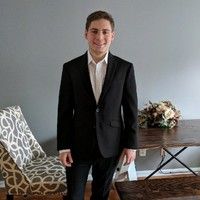
#> input picture temporaryImage.jpg, 200 x 200 px
$ python -i cropFaces.py   (imports and definitions only)
#> lines starting #> are read from the running program, lines starting #| are printed output that depends on the picture
from google.cloud import storage
from google.cloud import vision
from google.cloud.vision import types
from PIL import Image, ImageDraw
import cv2
import base64
import numpy as np
import io


# [69 lines left out: functions detect_face, highlight_faces, crop, resizeAndUpdateImageURL, resizeAndUpdateImage, not called in this run]

'''def findAndCropFaces(imageb64, max_results=5):
	image = stringToImage(imageb64)
	image=resizeAndUpdateImage(image)
	faces = detect_face(image, max_results)
	print('Found {} face{}'.format(
		len(faces), '' if len(faces) == 1 else 's'))
	# Reset the file pointer, so we can read the file again
	image.seek(0)
	return highlight_faces(image, faces)'''


def findAndCropFaces(imageb64, max_results=5):
	image = stringToImage(imageb64)
	resizeAndUpdateImage(image)
	with open('resized.jpg', 'rb') as image:
		faces = detect_face(image, max_results)
		print('Found {} face{}'.format(
			len(faces), '' if len(faces) == 1 else 's'))
		# Reset the file pointer, so we can read the file again
		image.seek(0)
		return highlight_faces(image, faces)

def stringToImage(base64_string):
	imgdata = base64.b64decode(base64_string)
	i2=Image.open(io.BytesIO(imgdata))
	return cv2.cvtColor(np.array(i2), cv2.COLOR_BGR2RGB)

# [4 lines left out: function displayImg, not called in this run]
#main('temporaryImage.jpg','output.jpg',5)
#main('person.jpg','person-updated.jpg',5)

>>> import cv2
>>> picture = cv2.imread('temporaryImage.jpg', cv2.IMREAD_GRAYSCALE)
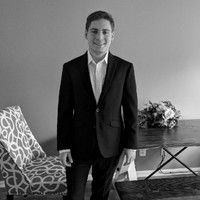
#> picture: shape (200, 200); min 0, max 255, mean 104
>>> result = findAndCropFaces(picture)
#> (the run stopped early here; a loop or call above may not have finished)

$ run again, on adu-updated.jpg
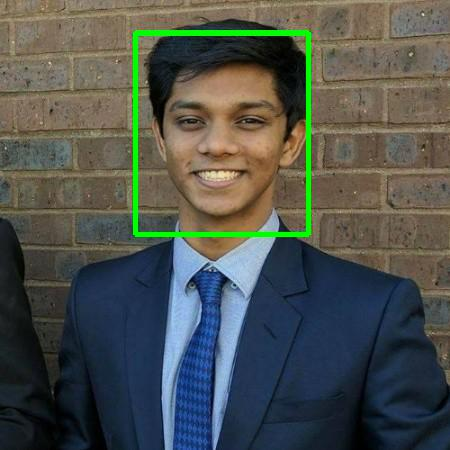
#> input picture adu-updated.jpg, 450 x 450 px
#> `picture = cv2.imread('temporaryImage.jpg', cv2.IMREAD_GRAYSCALE)`:
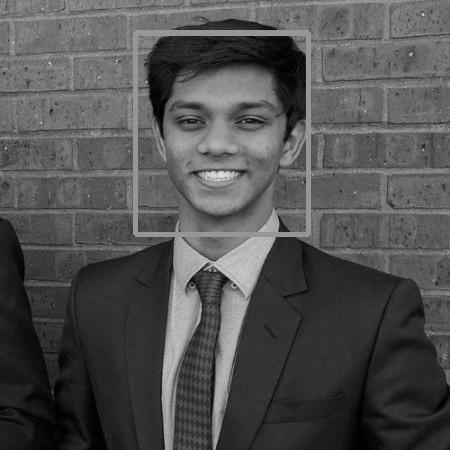
#> picture: shape (450, 450); min 0, max 228, mean 80.7

$ run again, on bleh.jpg
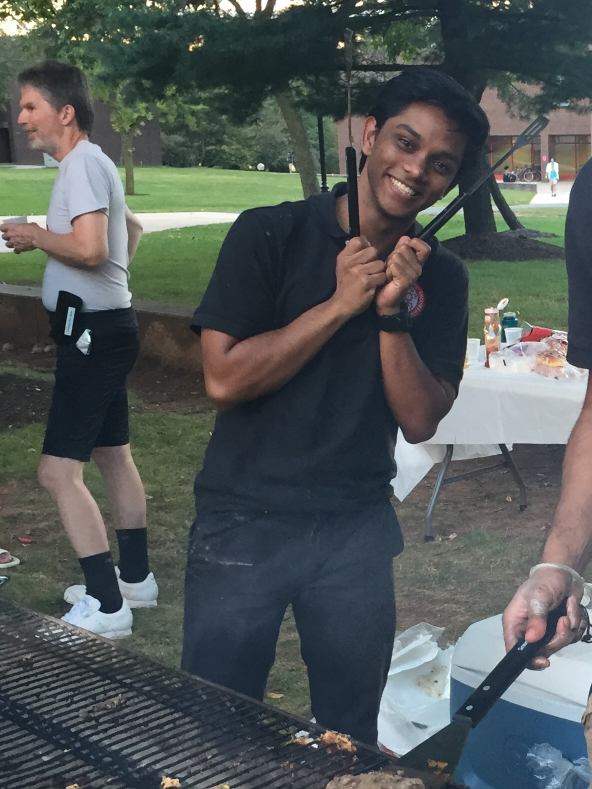
#> input picture bleh.jpg, 1184 x 1578 px (shown at 1/2 size)
#> `picture = cv2.imread('temporaryImage.jpg', cv2.IMREAD_GRAYSCALE)`:
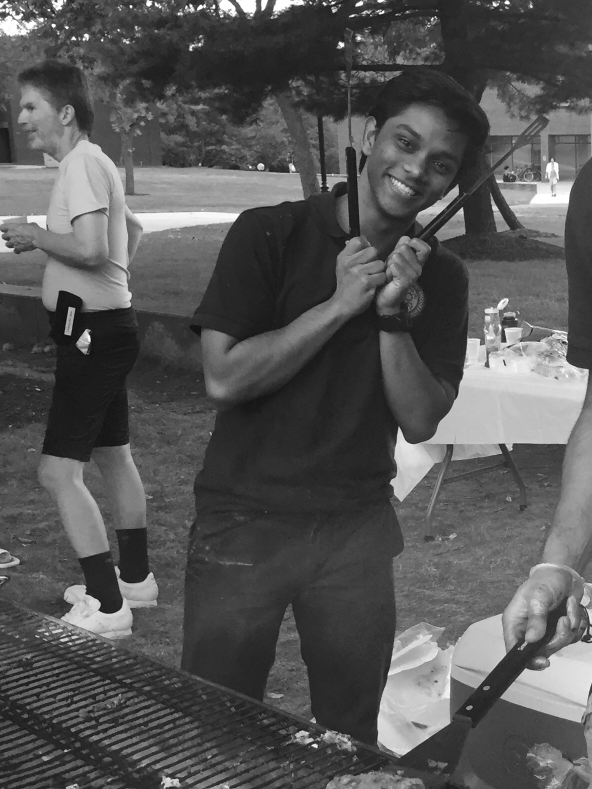
#> picture: shape (1578, 1184) (shown at 1/2 size); min 2, max 255, mean 86.2
